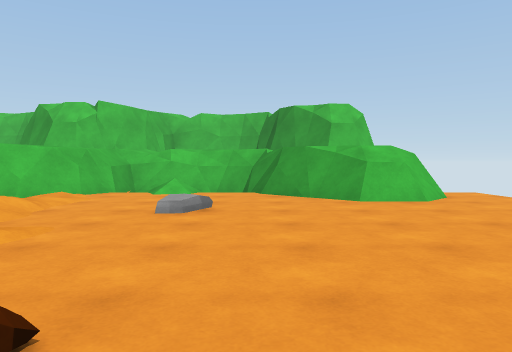
[1] (above)

16 first-person views from a walk through a Unity game level. The camera is 1.2 m above the floor, tilts 2° down and sees 70° across. The floor is counted in squares, 2 m on a side. Each view is taken from the middle of a square. On the plan, view 1 faces up. The plan holds only what a view shows up to about 10 squares ahead; the rest is blank.

[2]
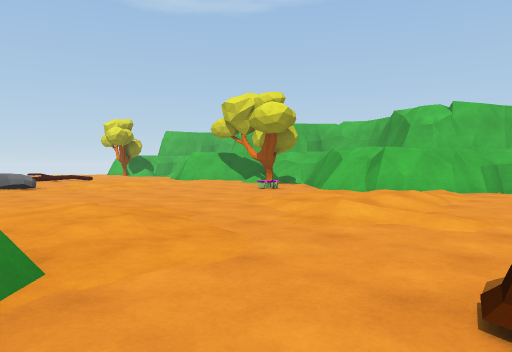

[3]
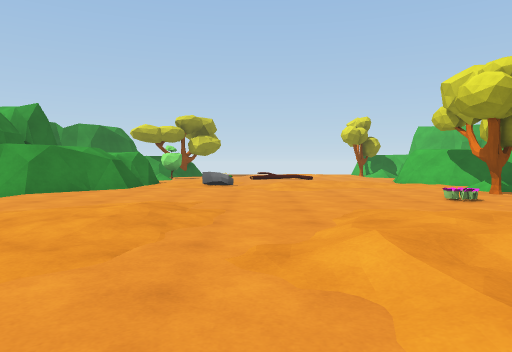

[4]
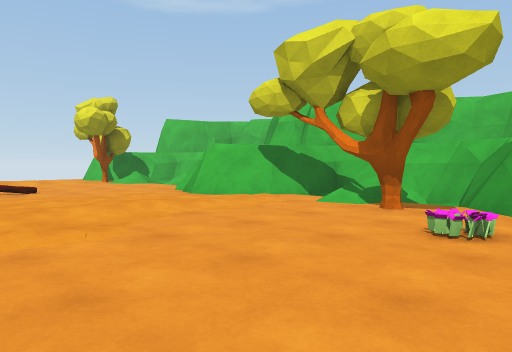

[5]
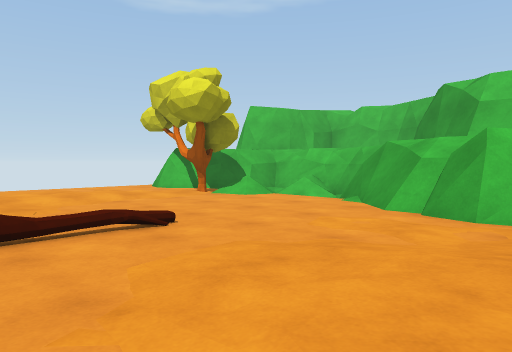

[6]
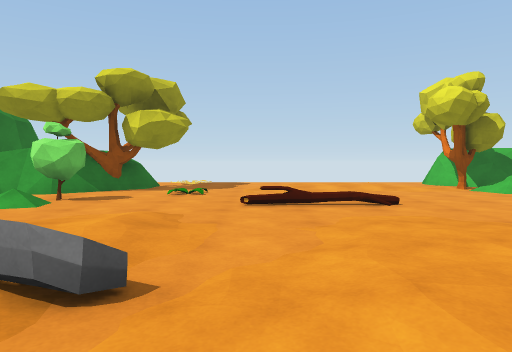

[7]
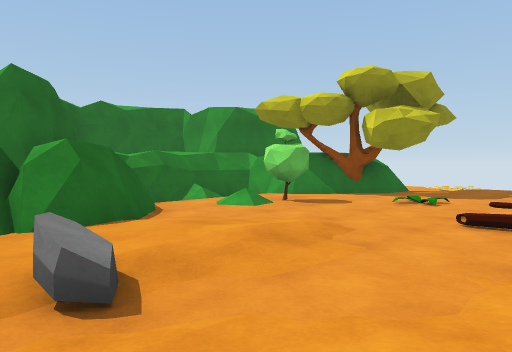

[8]
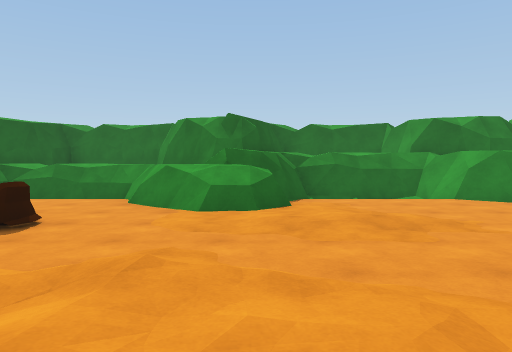

[9]
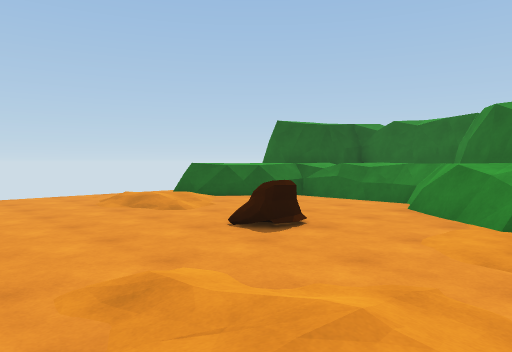

[10]
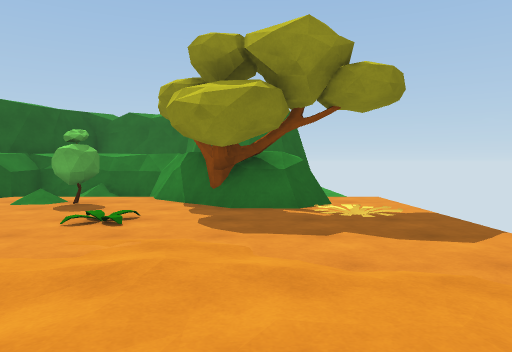

[11]
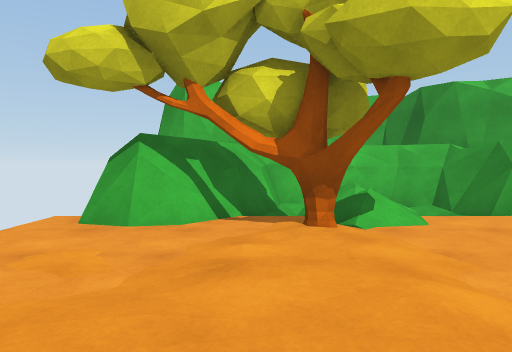

[12]
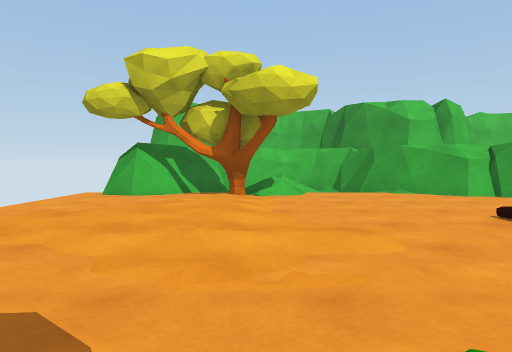

[13]
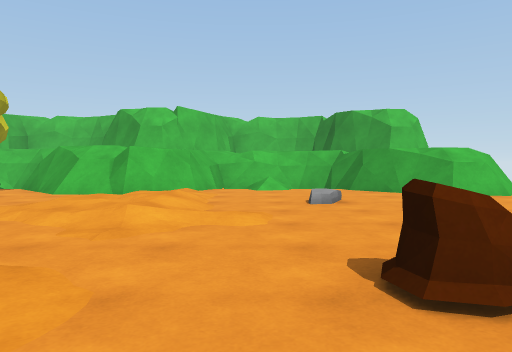

[14]
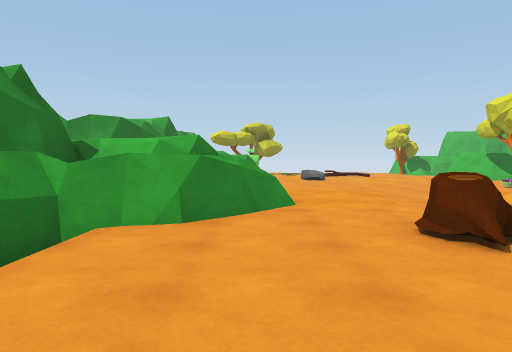

[15]
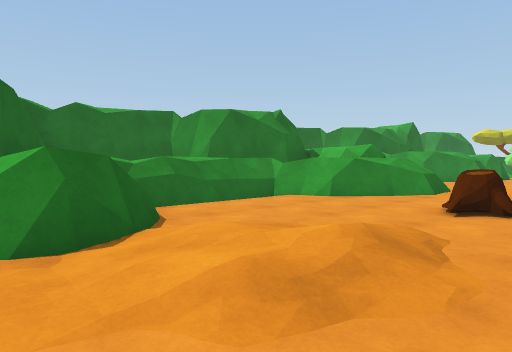

[16]
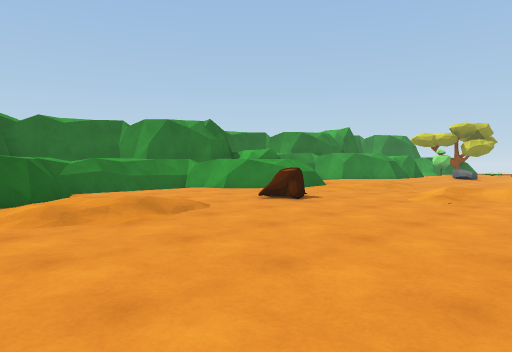

### Floor plan
Key: @ floor where view 1 was taken; # wall or solid block; . main floor; : floor 0.25 m higher than the main floor; / step, stairs or slope; ^ raised ledge; T tree; P plant; R rock; O other object.
Columns run from 20 left of view 1 to 4 right of it. Each row starts with its distance up from view 1.
 10   ####
  9   #//##  #####   ####
  8 ###///####///#  ##//##
  7 ##T/../###./T####/../###.
  6 ...............##.....##.
  5 ..:......:...P..:/.......
  4 ..::....::......:/.......
  3 .........:......::.......
  2 .........................
  1 ....P...:R.....:...O..//.
  0 .P......:......:....@.:..
 -1 .##T.O..###.....^^.....#.
 -2 .####...####....#^^...^^
 -3     #####  #######^#^^#
 -4                 #####^#
 -5                   ##

Positions as (right, up) in squares from view 1, and headings:
1: (0, 0), facing up
2: (-1, -1), facing up-left
3: (-1, 2), facing left
4: (-6, 2), facing up-left
5: (-11, 2), facing up-left
6: (-9, 2), facing left
7: (-10, 3), facing down-left
8: (-4, 5), facing down
9: (-4, 4), facing down-right
10: (-18, 5), facing down
11: (-18, 3), facing up
12: (-17, 0), facing up
13: (-2, -1), facing up
14: (2, -1), facing left
15: (4, 2), facing down-left
16: (4, 5), facing down-left
